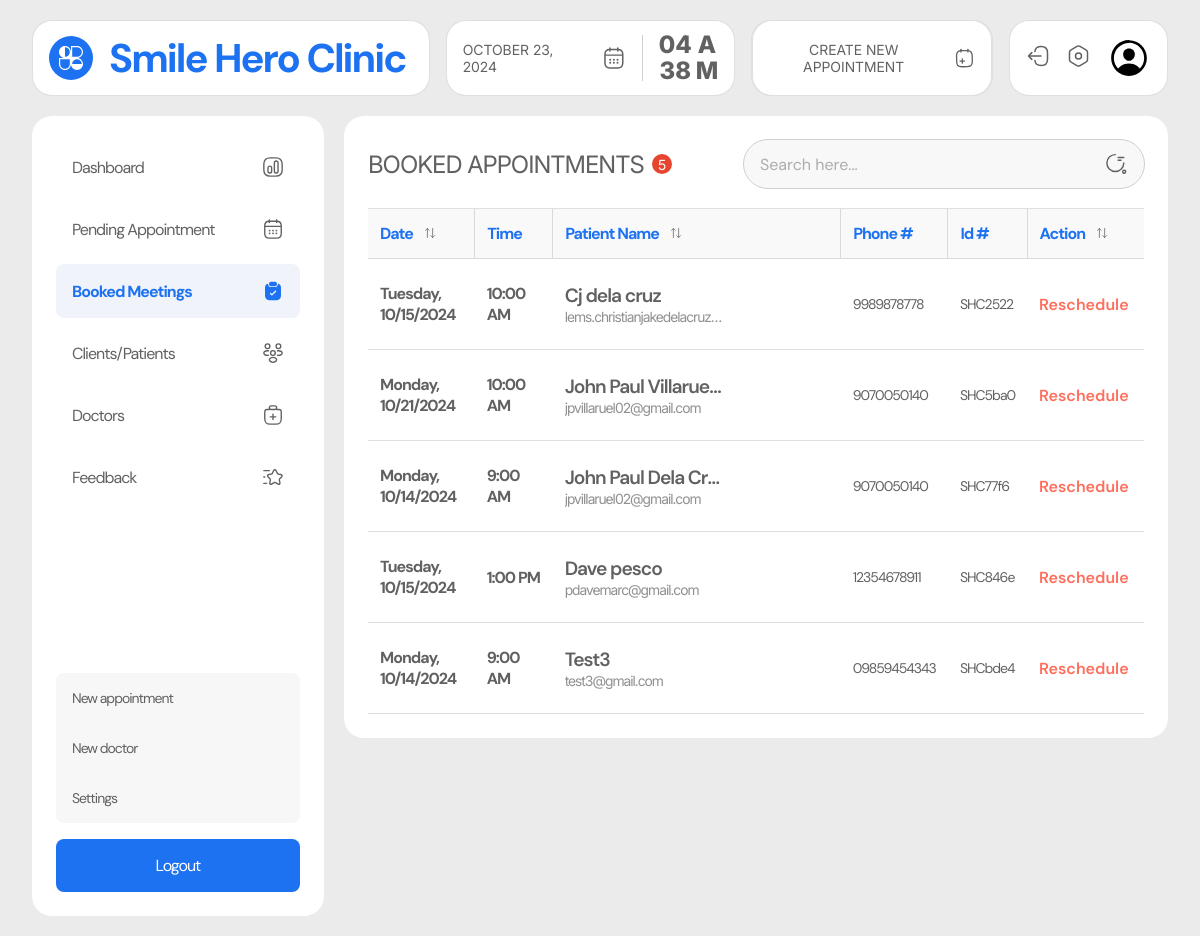
Page /admin/booked.php (signed in) on the committed database.
### tables this page shows
CREATE TABLE `appointments` (
  `user_id` varchar(100) NOT NULL,
  `doctor_id` varchar(100) DEFAULT NULL,
  `appointment_id` varchar(20) NOT NULL,
  `label` varchar(100) NOT NULL,
  `name` varchar(255) NOT NULL,
  `email` varchar(255) NOT NULL,
  `contact` varchar(30) NOT NULL,
  `message` text NOT NULL,
  `date` varchar(30) NOT NULL,
  `time` varchar(30) NOT NULL,
  `service` varchar(100) NOT NULL,
  `location` varchar(100) NOT NULL,
  `status` varchar(50) NOT NULL,
  `created_at` datetime NOT NULL
);

### admin/booked.php (the view, shortened to what this page needs)
<?php
require_once '../includes/dbh.inc.php';
$limit = 10;
$page = isset($_GET['page']) ? (int)$_GET['page'] : 1;
$start = ($page - 1) * $limit;
$totalQuery = "SELECT COUNT(*) AS total FROM appointments WHERE status = 'accepted' OR status = 'rescheduled'";
$totalResult = $conn->query($totalQuery);
$totalRow = $totalResult->fetch_assoc();
$totalRecords = $totalRow['total'];
$query = "SELECT * FROM appointments WHERE status = 'accepted' OR status = 'rescheduled' LIMIT $start, $limit";
$result = $conn->query($query);
$users = [];
if ($result->num_rows > 0) {
  while ($row = $result->fetch_assoc()) {
    $users[] = $row;
  }
}
?>
<!DOCTYPE html>
<html lang="en">
<head>
  <link rel="stylesheet" href="../src/dist/styles.css" />
</head>
<body class="admin__page">
  <main class="admin__main">
    <?php include("includes/nav.php"); ?>
     <section class="admin__content">
      <?php include("includes/side_nav.php"); ?>
      <div class="booked__container">
        <div class="booked-appointments__table">
          <div class="table-heading__container">
            <h1 class="table-heading">booked appointments <span class="table-item-count"><?php echo $totalRecords ?></span></h1>
            <?php include("includes/search.php"); ?>
          </div>
          <table>
            <thead>
              <tr>
                <th>
                  date
                  <div class="dropdown-container">
                    <button class="filter-btn">
                    </button>
                  </div>
                </th>
                <th>
                  time
                </th>
                <th>
                  patient name
                  <div class="dropdown-container">
                    <button class="filter-btn">
                    </button>
                  </div>
                </th>
                <th>phone #</th>
                <th>id #</th>
                <th>
                  action
                  <div class="dropdown-container">
                    <button class="filter-btn">
                    </button>
                  </div>
                </th>
              </tr>
            </thead>
            <tbody id="items">
              <?php foreach ($users as $user){?>
              <tr class="item-row appointment-row"
                data-date="<?php echo date('Y-m-d', strtotime($user['date'])); ?>">
                <td class="patient-cell date" data-date="<?php echo $user['date'] ?>">
                  <?php echo date('l, m/d/Y', strtotime($user['date'])); ?>
                </td>
                <td class="patient-cell time">
                  <?php echo $user['time']; ?>
                </td>
                <td class="patient-cell name-email" data-label="<?php echo $user['label'] ?>">
                  <p class="patient-name" title="<?php echo $user['name']; ?>">
                    <?php echo $user['name']; ?>
                  </p>
                  <p class="patient-email" title="<?php echo $user['email']; ?>">
                    <?php echo $user['email']; ?>
                  </p>
                </td>
                <td class="patient-cell phone">
                  <?php echo $user['contact']; ?>
                </td>
                <td class="patient-cell apt-id">
                  <?php echo $user['appointment_id']; ?>
                </td>
                <td class="patient-cell action" data-status="<?php echo $user['status']; ?>">
                </td>
              </tr>
              <?php } ?>
            </tbody>
          </table>
        </div>
      </div>
    </section>
  </main>
</body>
</html>

### rows in the picture
appointments: date "Tuesday, 10/15/2024", time "10:00 AM", name "Cj dela cruz", email "lems.christianjakedelacruz…", contact "9989878778", appointment_id "SHC2522"
appointments: date "Monday, 10/21/2024", time "10:00 AM", name "John Paul Villaruel…", email "jpvillaruel02@gmail.com", contact "9070050140", appointment_id "SHC5ba0"
appointments: date "Monday, 10/14/2024", time "9:00 AM", name "John Paul Dela Cr…", email "jpvillaruel02@gmail.com", contact "9070050140", appointment_id "SHC77f6"
appointments: date "Tuesday, 10/15/2024", time "1:00 PM", name "Dave pesco", email "pdavemarc@gmail.com", contact "12354678911", appointment_id "SHC846e"
appointments: date "Monday, 10/14/2024", time "9:00 AM", name "Test3", email "test3@gmail.com", contact "09859454343", appointment_id "SHCbde4"

### other values in the picture
$totalRecords "5"
